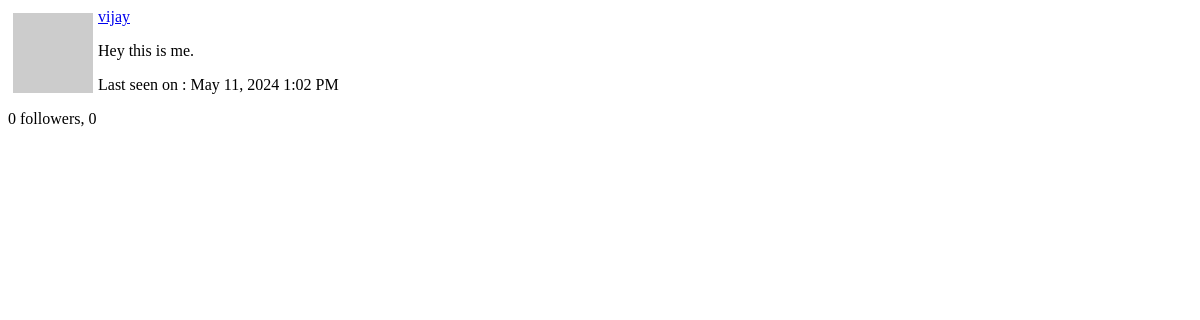
Page /user-profile/vijay/popup (signed in) on the earlier database version.
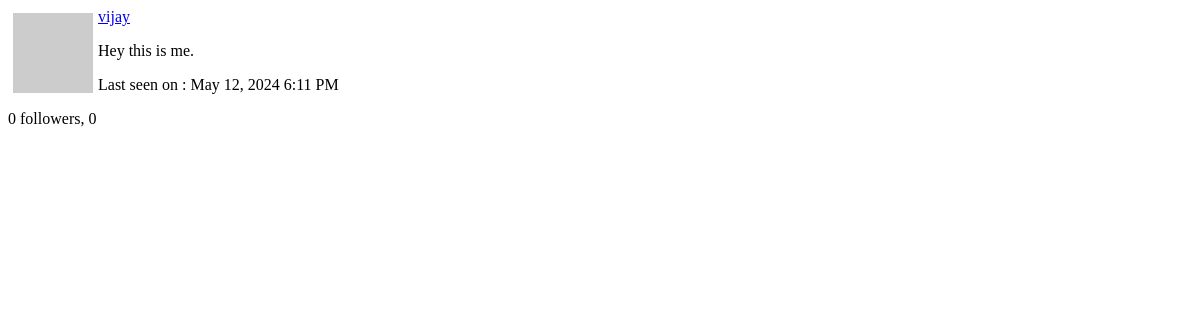
Same page on the later database version.
### app/models.py (models this page shows, shortened)
class User(UserMixin, db.Model):
    id = db.Column(db.Integer, primary_key = True)
    username = db.Column(db.String(64), index=True, unique = True)
    email = db.Column(db.String(128), index=True, unique = True)
    password_hash = db.Column(db.String(128))
    post = db.relationship('Post', backref='author', lazy='dynamic')
    about_me = db.Column(db.String(140))
    last_seen = db.Column(db.DateTime, default = datetime.now(timezone.utc))
    followed = db.relationship(
        'User',  secondary = followers,
        primaryjoin = (followers.c.follower_id == id),
        secondaryjoin = (followers.c.followed_id == id),
        backref = db.backref('followers', lazy='dynamic'), lazy='dynamic')
    messages_sent = db.relationship('Message', foreign_keys='Message.sender_id',
                                   backref='author', lazy='dynamic')
    messages_received = db.relationship('Message', foreign_keys='Message.receiver_id',
                                        backref='receiver', lazy='dynamic')
    last_message_read_time = db.Column(db.DateTime, default = datetime.now(timezone.utc))
    def avatar(self, size):
        digest = md5(self.email.lower().encode('utf-8')).hexdigest()
        return f"https://www.gravatar.com/avatar/4f9fecabbd77fba02d2497f880f44e6f?s={size}&d=identicon"

### app/main/routes.py (the view)
@bp.route('/user-profile/<username>/popup')
@login_required
def user_popup(username):
    user = User.query.filter_by(username=username).first_or_404()
    form = EmptyForm()
    return render_template('user_popup.html', user=user, form=form)

### app/__init__.py (called while the page is built)
def get_locale():
    return request.accept_languages.best_match(current_app.config['LANGUAGES'])

### app/main/routes.py (called while the page is built)
@bp.before_request
def before_request():
    if current_user.is_authenticated:
        current_user.last_seen = datetime.now(timezone.utc)
        db.session.commit()
        g.search_form = SearchForm()
    g.locale = str(get_locale())

### app/models.py (called while the page is built)
@login.user_loader
def load_user(id):
    return db.session.get(User, int(id))

    @classmethod
    def before_commit(cls, session):
        session._change={
            'add':[obj for obj in session.new if isinstance(obj, cls)],
            'update':[obj for obj in session.dirty if isinstance(obj, cls)],
            'deleted':[obj for obj in session.deleted if isinstance(obj, cls)],
        }

    @classmethod
    def after_commit(cls, session):
        for obj in session._change['add']:
            add_to_index(cls.__tablename__, obj)
        for obj in session._change['update']:
            add_to_index(cls.__tablename__, obj)
        for obj in session._change['deleted']:
            remove_from_index(cls.__tablename__, obj)
        session._change = None

### app/templates/user_popup.html (shortened to what this page needs)
<div>
<img src="{{ user.avatar(64) }}" style="margin: 5px; float: left;">
<p><a href="{{url_for('main.user_profile', username=user.username)}}">{{user.username}}</a></p>
{% if user.about_me %}<p>{{user.about_me}}</p>{% endif %}
{% if user.last_seen %}
<p> Last seen on : {{moment(user.last_seen).format('lll')}} </p>
{% endif %}
<p> {{user.followers.count()}} followers, {{user.followed.count()}}  </p>
</div>

Differences in the rows shown:
changed User "vijay": last_seen "May 11, 2024 1:02 PM" → "May 12, 2024 6:11 PM"
